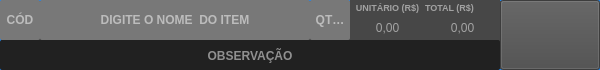
   <widget class="QFrame" name="fr_addProduto">
    <property name="geometry">
     <rect>
      <x>20</x>
      <y>170</y>
      <width>600</width>
      <height>70</height>
     </rect>
    </property>
    <property name="styleSheet">
     <string notr="true">QFrame{
background-color: rgb(71, 71, 71);
border: 1px solid #1E87F0;
}
</string>
    </property>
    <property name="frameShape">
     <enum>QFrame::NoFrame</enum>
    </property>
    <property name="frameShadow">
     <enum>QFrame::Plain</enum>
    </property>
    <widget class="QLineEdit" name="tx_BuscaItem">
     <property name="geometry">
      <rect>
       <x>40</x>
       <y>0</y>
       <width>270</width>
       <height>40</height>
      </rect>
     </property>
     <property name="mouseTracking">
      <bool>true</bool>
     </property>
     <property name="focusPolicy">
      <enum>Qt::WheelFocus</enum>
     </property>
     <property name="styleSheet">
      <string notr="true">QLineEdit{
background-color: rgb(120, 120, 120);
border-radius: 2px;
color: #000;
font: 10px &quot;Arial&quot; ;
font-weight: bold;
color: #FFF;
text-transform: uppercase
}

</string>
     </property>
     <property name="text">
      <string/>
     </property>
     <property name="frame">
      <bool>false</bool>
     </property>
     <property name="cursorPosition">
      <number>0</number>
     </property>
     <property name="alignment">
      <set>Qt::AlignCenter</set>
     </property>
     <property name="readOnly">
      <bool>false</bool>
     </property>
     <property name="placeholderText">
      <string>DIGITE O NOME  DO ITEM</string>
     </property>
    </widget>
    <widget class="QLabel" name="lb_FormCompra_6">
     <property name="geometry">
      <rect>
       <x>350</x>
       <y>0</y>
       <width>75</width>
       <height>15</height>
      </rect>
     </property>
     <property name="styleSheet">
      <string notr="true">QLabel{
font-size: 9px;
font-family: &quot;Arial&quot;;
font-weight: bold;
color: #A2A2A2;
border: none;
}</string>
     </property>
     <property name="text">
      <string>UNITÁRIO (R$)</string>
     </property>
     <property name="alignment">
      <set>Qt::AlignCenter</set>
     </property>
    </widget>
    <widget class="QLineEdit" name="tx_ValorUnitarioItem">
     <property name="geometry">
      <rect>
       <x>350</x>
       <y>15</y>
       <width>75</width>
       <height>25</height>
      </rect>
     </property>
     <property name="focusPolicy">
      <enum>Qt::WheelFocus</enum>
     </property>
     <property name="styleSheet">
      <string notr="true">QLineEdit{
background:transparent;
border-radius: 2px;
color: #000;
font: 14px &quot;Arial&quot; ;
text-transform: uppercase;
color: #FFF;
border: none
}
QLineEdit::placeholder{
color: red;
}</string>
     </property>
     <property name="alignment">
      <set>Qt::AlignCenter</set>
     </property>
     <property name="placeholderText">
      <string>0,00</string>
     </property>
    </widget>
    <widget class="QLabel" name="lb_FormCompra_7">
     <property name="geometry">
      <rect>
       <x>425</x>
       <y>0</y>
       <width>75</width>
       <height>15</height>
      </rect>
     </property>
     <property name="styleSheet">
      <string notr="true">QLabel{
font-size: 9px;
font-family: &quot;Arial&quot;;
font-weight: bold;
color: #A2A2A2;
border: none;
}</string>
     </property>
     <property name="text">
      <string>TOTAL (R$)</string>
     </property>
    </widget>
    <widget class="QLineEdit" name="tx_ValorTotalItem">
     <property name="geometry">
      <rect>
       <x>425</x>
       <y>15</y>
       <width>75</width>
       <height>25</height>
      </rect>
     </property>
     <property name="focusPolicy">
      <enum>Qt::WheelFocus</enum>
     </property>
     <property name="styleSheet">
      <string notr="true">QLineEdit{
background:transparent;
border-radius: 2px;
color: #000;
font: 14px &quot;Arial&quot; ;
text-transform: uppercase;
color: #FFF;
border: none
}
QLineEdit::placeholder{
color: red;
}</string>
     </property>
     <property name="text">
      <string/>
     </property>
     <property name="alignment">
      <set>Qt::AlignCenter</set>
     </property>
     <property name="readOnly">
      <bool>true</bool>
     </property>
     <property name="placeholderText">
      <string>0,00</string>
     </property>
    </widget>
    <widget class="QPushButton" name="bt_IncluirItem">
     <property name="enabled">
      <bool>false</bool>
     </property>
     <property name="geometry">
      <rect>
       <x>500</x>
       <y>0</y>
       <width>100</width>
       <height>70</height>
      </rect>
     </property>
     <property name="cursor">
      <cursorShape>PointingHandCursor</cursorShape>
     </property>
     <property name="focusPolicy">
      <enum>Qt::NoFocus</enum>
     </property>
     <property name="contextMenuPolicy">
      <enum>Qt::ActionsContextMenu</enum>
     </property>
     <property name="styleSheet">
      <string notr="true">QPushButton {
background-color: rgb(74, 74, 74);
 }
QPushButton:hover{
background-color: #5C9BBC
}</string>
     </property>
     <property name="text">
      <string/>
     </property>
     <property name="iconSize">
      <size>
       <width>75</width>
       <height>35</height>
      </size>
     </property>
    </widget>
    <widget class="QLineEdit" name="tx_ObsItem">
     <property name="geometry">
      <rect>
       <x>0</x>
       <y>40</y>
       <width>500</width>
       <height>30</height>
      </rect>
     </property>
     <property name="focusPolicy">
      <enum>Qt::WheelFocus</enum>
     </property>
     <property name="styleSheet">
      <string notr="true">QLineEdit{
background-color: rgb(33, 33, 33);
border-radius: 2px;
color: #000;
font: 13px &quot;Arial&quot; ;
font-weight: bold;
color: #FFF
}

</string>
     </property>
     <property name="text">
      <string/>
     </property>
     <property name="alignment">
      <set>Qt::AlignCenter</set>
     </property>
     <property name="readOnly">
      <bool>false</bool>
     </property>
     <property name="placeholderText">
      <string>OBSERVAÇÃO</string>
     </property>
    </widget>
    <widget class="QLineEdit" name="tx_IdBuscaItem">
     <property name="geometry">
      <rect>
       <x>0</x>
       <y>0</y>
       <width>40</width>
       <height>40</height>
      </rect>
     </property>
     <property name="focusPolicy">
      <enum>Qt::WheelFocus</enum>
     </property>
     <property name="styleSheet">
      <string notr="true">QLineEdit{
background-color: rgb(120, 120, 120);
border-radius: 2px;
color: #000;
font: 11px &quot;Arial&quot; ;
font-weight: bold;
color: #FFF
}

</string>
     </property>
     <property name="text">
      <string/>
     </property>
     <property name="alignment">
      <set>Qt::AlignCenter</set>
     </property>
     <property name="readOnly">
      <bool>false</bool>
     </property>
     <property name="placeholderText">
      <string>CÓD</string>
     </property>
    </widget>
    <widget class="QLineEdit" name="tx_QntdItem">
     <property name="geometry">
      <rect>
       <x>310</x>
       <y>0</y>
       <width>40</width>
       <height>40</height>
      </rect>
     </property>
     <property name="focusPolicy">
      <enum>Qt::WheelFocus</enum>
     </property>
     <property name="styleSheet">
      <string notr="true">
QLineEdit{
background-color: rgb(120, 120, 120);
border-radius: 2px;
color: #000;
font: 11px &quot;Arial&quot; ;
font-weight: bold;
color: #FFF
}


</string>
     </property>
     <property name="text">
      <string/>
     </property>
     <property name="alignment">
      <set>Qt::AlignCenter</set>
     </property>
     <property name="readOnly">
      <bool>false</bool>
     </property>
     <property name="placeholderText">
      <string>QTDE.</string>
     </property>
    </widget>
   </widget>
